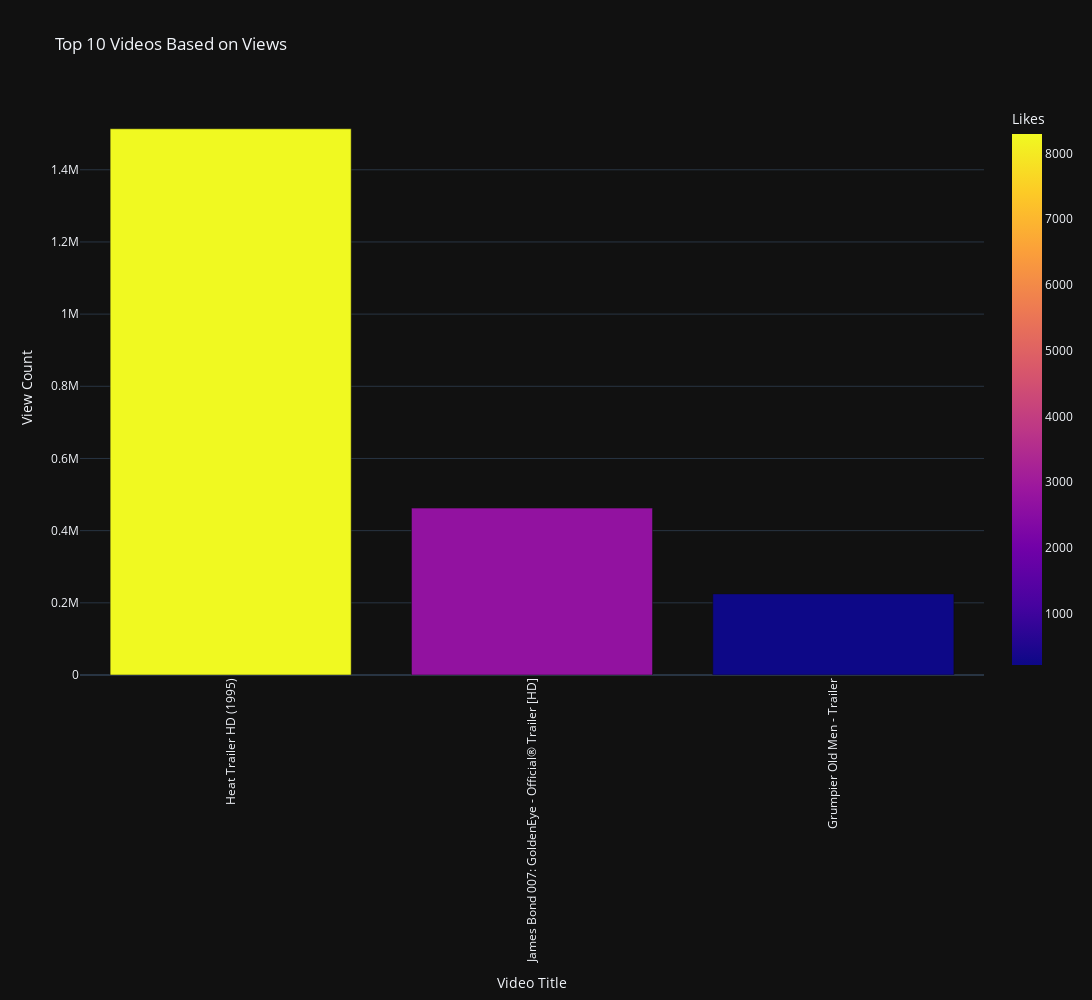

The code cell stored with this chart in its notebook:
### Markdown cell above
### Top 10 Videos based on Views (Count)

### Code cell
# Sort and select top 10 videos by view count
top_10_views = df.sort_values(by = 'viewCount', ascending = False).head(10)

# Bar chart for top 10 videos by views
fig = px.bar(
    top_10_views,
    x = 'title',
    y = 'viewCount',
    color = 'likeCount',
    title = 'Top 10 Videos Based on Views',
    labels = { 'title' : 'Video Title', 'viewCount' : 'View Count', 'likeCount' : 'Likes' },
    width = width,
    height = height,
    template = template
)
fig.update_layout(xaxis_tickangle = xaxis_tickangle)
fig.show()

### Figure 1 — Plotly figure (JSON) as saved in the notebook; plotly's stock layout.template omitted (floating-point values rounded to 4 significant figures)
{"data": [{"alignmentgroup": "True", "hovertemplate": "Video Title=%{x}<br>View Count=%{y}<br>Likes=%{marker.color}<extra></extra>", "legendgroup": "", "marker": {"color": [8296, 2699, 221], "coloraxis": "coloraxis", "pattern": {"shape": ""}}, "name": "", "offsetgroup": "", "orientation": "v", "showlegend": false, "textposition": "auto", "type": "bar", "x": ["Heat Trailer HD (1995)", "James Bond 007: GoldenEye - Official® Trailer [HD]", "Grumpier Old Men - Trailer"], "xaxis": "x", "y": [1513651, 462443, 224719], "yaxis": "y"}], "layout": {"barmode": "relative", "coloraxis": {"colorbar": {"title": {"text": "Likes"}}, "colorscale": [[0, "#0d0887"], [0.1111, "#46039f"], [0.2222, "#7201a8"], [0.3333, "#9c179e"], [0.4444, "#bd3786"], [0.5556, "#d8576b"], [0.6667, "#ed7953"], [0.7778, "#fb9f3a"], [0.8889, "#fdca26"], [1, "#f0f921"]]}, "height": 1000, "legend": {"tracegroupgap": 0}, "title": {"text": "Top 10 Videos Based on Views"}, "width": 1600, "xaxis": {"anchor": "y", "domain": [0, 1], "tickangle": -90, "title": {"text": "Video Title"}}, "yaxis": {"anchor": "x", "domain": [0, 1], "title": {"text": "View Count"}}}}
